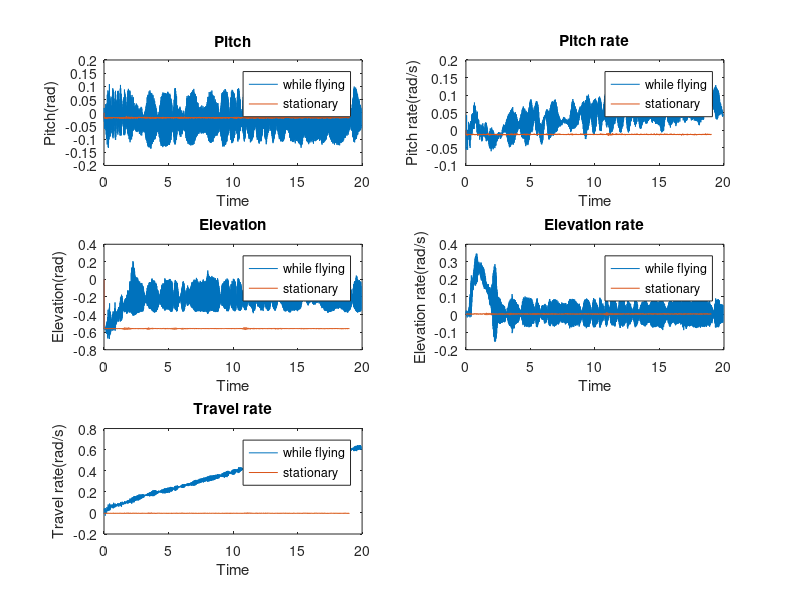

Reproduce this figure in MATLAB.

subplot(3,2,1);
load Values_while_flying.mat;
load Values_while_stationary.mat;
plot(Values_while_flying(1,:), Values_while_flying(2,:));
title('Pitch');
xlabel('Time');
ylabel('Pitch(rad)');
hold on
plot(Values_while_stationary(1,:), Values_while_stationary(2,:));
legend('while flying', 'stationary');

subplot(3,2,2);
plot(Values_while_flying(1,:), Values_while_flying(3,:));
title('Pitch rate');
xlabel('Time');
ylabel('Pitch rate(rad/s)');
hold on
plot(Values_while_stationary(1,:), Values_while_stationary(3,:));
legend('while flying', 'stationary');

subplot(3,2,3);
plot(Values_while_flying(1,:), Values_while_flying(4,:));
title('Elevation');
xlabel('Time');
ylabel('Elevation(rad)');
hold on
plot(Values_while_stationary(1,:), Values_while_stationary(4,:));
legend('while flying', 'stationary');

subplot(3,2,4);
plot(Values_while_flying(1,:), Values_while_flying(5,:));
title('Elevation rate');
xlabel('Time');
ylabel('Elevation rate(rad/s)');
hold on
plot(Values_while_stationary(1,:), Values_while_stationary(5,:));
legend('while flying', 'stationary');

subplot(3,2,5);
plot(Values_while_flying(1,:), Values_while_flying(6,:));
title('Travel rate');
xlabel('Time');
ylabel('Travel rate(rad/s)');
hold on
plot(Values_while_stationary(1,:), Values_while_stationary(6,:));
legend('while flying', 'stationary');

R_d = cov(Values_while_flying(2:6,1501:end)');



          
          
          